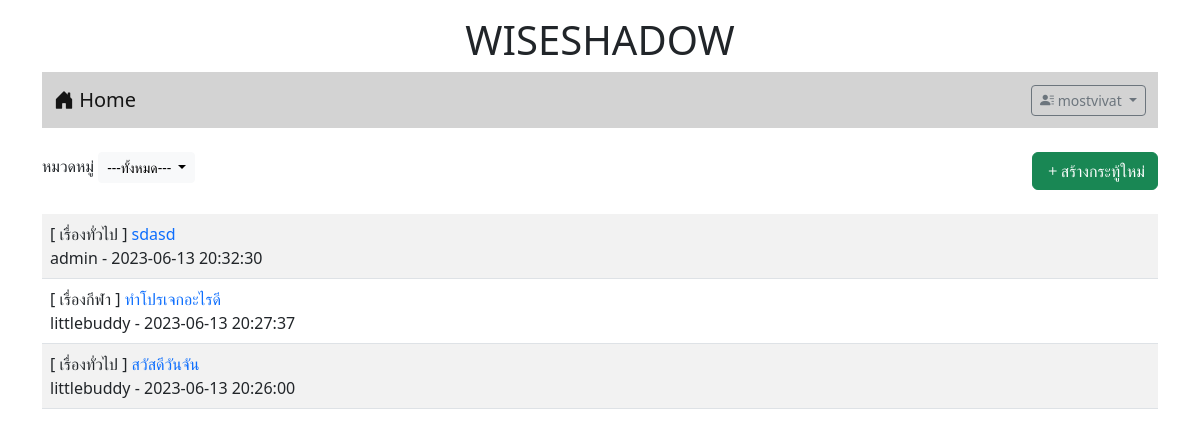
The app's page /index.php (signed in) with its own data.
### tables this page shows
CREATE TABLE `post` (
  `id` int(11) NOT NULL,
  `title` varchar(128) NOT NULL,
  `content` varchar(2048) NOT NULL,
  `post_date` datetime NOT NULL,
  `cat_id` int(11) NOT NULL,
  `user_id` int(11) NOT NULL
);

CREATE TABLE `category` (
  `id` int(11) NOT NULL,
  `name` varchar(32) NOT NULL
);

CREATE TABLE `user` (
  `id` int(11) NOT NULL,
  `login` varchar(32) NOT NULL,
  `password` varchar(64) NOT NULL,
  `name` varchar(64) NOT NULL,
  `gender` char(1) NOT NULL,
  `email` varchar(32) NOT NULL,
  `role` char(1) NOT NULL
);

### Src/index.php (the view, shortened to what this page needs)
<!DOCTYPE html>
<html lang="en">
<head>
    <link href="https://cdn.jsdelivr.net/npm/bootstrap@5.2.2/dist/css/bootstrap.min.css" rel="stylesheet">
    <link rel="stylesheet" href="https://cdn.jsdelivr.net/npm/bootstrap-icons@1.9.1/font/bootstrap-icons.css">
</head>
<?php
    if(!isset($_SESSION['id'])){
?>
<body>
    <div class="container">
    <h1 style="text-align: center;" class="mt-3">WISESHADOW</h1>
    <?php
        include "nav.php";
    ?>
    <br>
    <div class="d-flex justify-content-between">
        <div>
            <label for=""> หมวดหมู่</label>
            <span class="dropdown">
                <button class="btn btn-light dropdown-toggle btn-sm" type="button" id="button2" data-bs-toggle="dropdown" aria-expanded="false">
                    ---ทั้งหมด---
                </button>
                <!-- <ul class="dropdown-menu" aria-labelledby="button2">
                    <li><a href="#" class="dropdown-item">ทั้งหมด</a></li>
                    <li><a href="#" class="dropdown-item">เรื่องเรียน</a></li>
                    <li><a href="#" class="dropdown-item">เรื่องทั่วไป</a></li>
                </ul> -->
                <ul class="dropdown-menu" aria-labelledby="button2">
                    <?php
                        $conn = new PDO("mysql:host=localhost;dbname=webboard;charset=utf8","root","");
                        $sql = "SELECT * FROM category";
                        foreach($conn->query($sql) as $row){
                            echo "<li><a href='#' class='dropdown-item' value=".$row['id'].">".$row['name']."</a></li>";
                        }
                        $conn = null;
                    ?>
                </ul>
            </span>
        </div>
        <div><a href="newpost.php" class="btn btn-success btn-sm"><i class="bi bi-plus"></i>สร้างกระทู้ใหม่</a></div>
    </div>
        <br>
        <table class="table table-striped">
            <?php
                $conn = new PDO("mysql:host=localhost;dbname=webboard;charset=utf8","root","");
                $conn -> exec("SET CHARACTER SET utf8");
                $data = $conn->query("SELECT p.id,p.title,p.content,p.post_date ,c.name,u.name FROM post p , user u , category c WHERE p.cat_id = c.id AND p.user_id = u.id order by p.id DESC;");
                if($data !== false){
                    while($row = $data->fetch()){
                    echo "<tr><td>";
                    echo "[ ".$row['4']." ] ";
                    echo "<a href=\"post.php?id=".$row['0']."\" style=text-decoration:none>";
                    echo $row['1']."</a>";
                    echo "<br>";
                    echo $row['5']." - " . $row['3'];
                    echo "</td></tr>";
                    }
                }
                $conn = null;
            ?>
        </table>
        </div>
</body>
<?php
    }else{
?>
<body>
    <div class="container">
    <h1 style="text-align: center ;"class="mt-3">WISESHADOW</h1>
    <?php
        include "nav.php";
    ?>
    <br>
    <div class="d-flex justify-content-between">
        <div>
            <label for=""> หมวดหมู่</label>
            <span class="dropdown">
                <button class="btn btn-light dropdown-toggle btn-sm" type="button" id="button2" data-bs-toggle="dropdown" aria-expanded="false">
                    ---ทั้งหมด---
                </button>
            </span>
        </div>
        <div class="flex-shrink-0">
                <a  class="btn btn-success bi bi-plus" href="newpost.php" >สร้างกระทู้ใหม่</a>
        </div>
    </div>
        <br>
        <table class="table table-striped">
            <?php
                $conn = new PDO("mysql:host=localhost;dbname=webboard;charset=utf8","root","");
                $conn -> exec("SET CHARACTER SET utf8");
                $data = $conn->query("SELECT p.id,p.title,p.content,p.post_date ,c.name,u.name FROM post p , user u , category c WHERE p.cat_id = c.id AND p.user_id = u.id order by p.id DESC;");
                if($data !== false){
                    while($row = $data->fetch()){
                    echo "<tr><td>";
                    echo "[ ".$row['4']." ] ";
                    echo "<a href=\"post.php?id=".$row['0']."\" style=text-decoration:none>";
                    echo $row['1']."</a>";
                    echo "<br>";
                    echo $row['5']." - " . $row['3'];
                    echo "</td></tr>";
                    }
                }
            ?>
        </table>
        </div>
</body>
<?php
    }
?>
</html>

### records on screen
post: category.name "เรื่องทั่วไป", title "sdasd", user.name "admin", post_date "2023-06-13 20:32:30"
post: category.name "เรื่องกีฬา", title "ทำโปรเจกอะไรดี", user.name "littlebuddy", post_date "2023-06-13 20:27:37"
post: category.name "เรื่องทั่วไป", title "สวัสดีวันจัน", user.name "littlebuddy", post_date "2023-06-13 20:26:00"

### other values on screen
$_SESSION["username"] "mostvivat"
